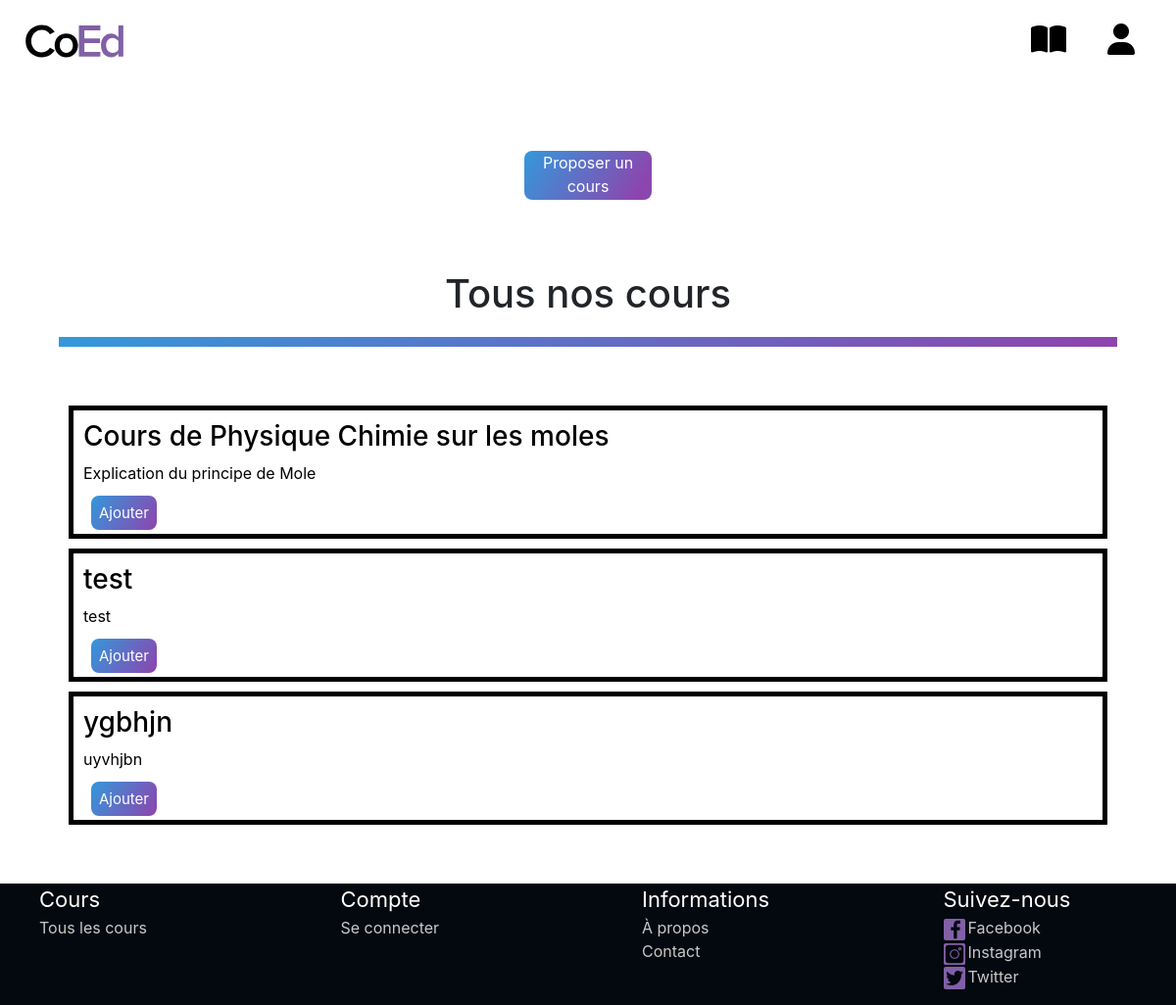
Page /index.php?page=cours on the earlier database version.
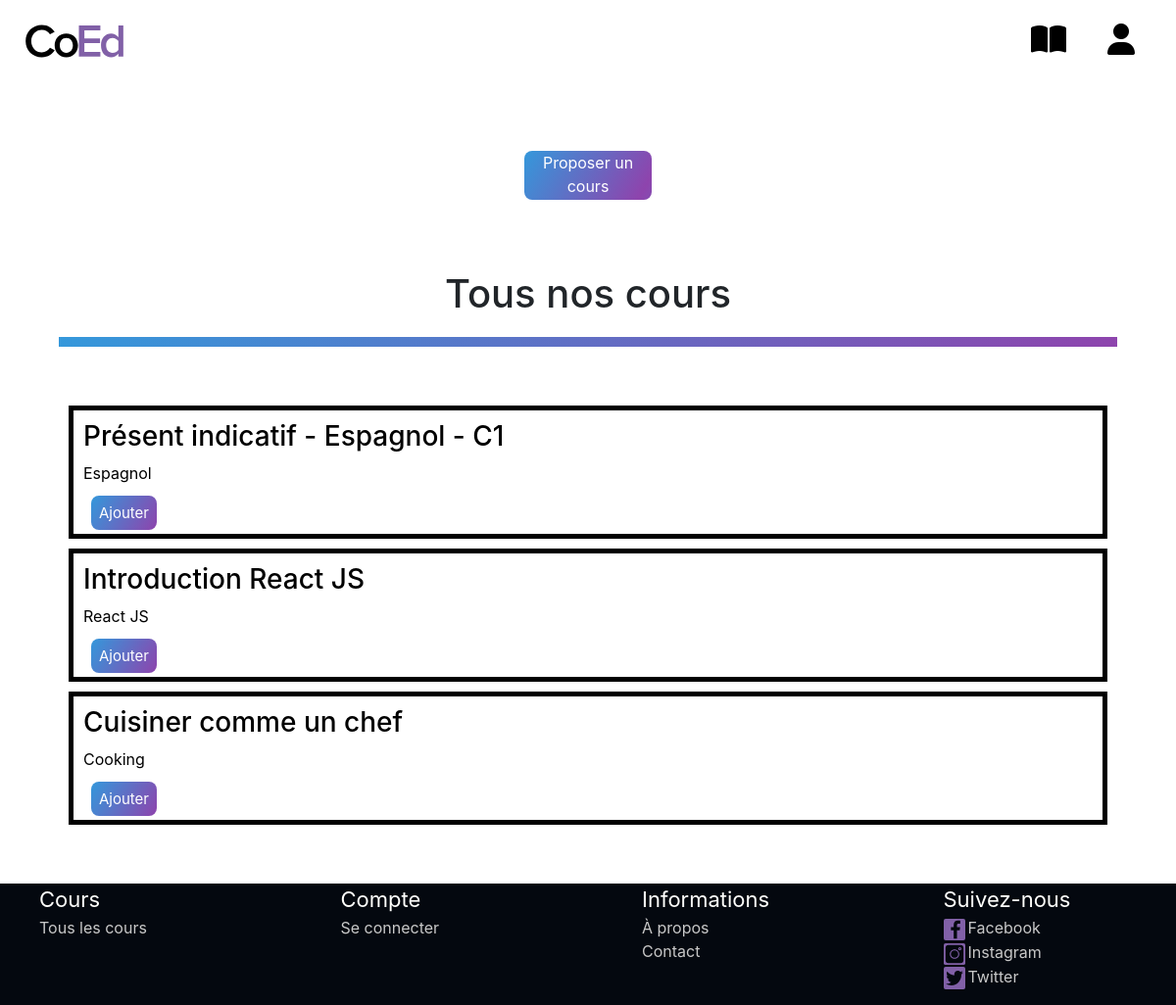
Same page on the later database version.
### tables this page shows
CREATE TABLE `courses` (
  `courseid` int(255) NOT NULL,
  `subject` varchar(100) NOT NULL,
  `title` varchar(1000) NOT NULL,
  `content` varchar(2000) NOT NULL,
  `url` varchar(2000) NOT NULL,
  `valide` varchar(10) DEFAULT NULL
);

### controller/courseController.php (called while the page is built, shortened)
<?php
include_once './models/Bdd.php';
function getAllCourses(){
    $Bdd = new Bdd();
    $courses = $Bdd->getCourses();
    return $courses;
}

### models/Bdd.php (called while the page is built, shortened)
<?php
class Bdd
{
    private $connexion;
    public function __construct()
    {
        try {
            $this->connexion = new PDO('mysql:host=localhost;dbname=webpjt;charset=utf8', 'root', 'root');
        } catch (PDOException $Exception) {
            echo "Erreur de connexion à la base de donnée";
            exit;
        }
    }
    public function getCourses()
    {
        $sql = 'SELECT * FROM courses';
        $var = $this->connexion->prepare(($sql));
        $var->execute();
        $courses = $var->fetchAll(PDO::FETCH_ASSOC);
        return $courses;
    }
}

### views/cours.php (the view, shortened to what this page needs)
<!DOCTYPE html>
<html lang="en">
<head>
    <link rel="stylesheet" href="./styles/stylecours.css">
</head>
<body>
    <div class="tous">
        <br><br><br>
        <?php
        if (isset($_SESSION['type']) && ($_SESSION['type'] == "admin" || $_SESSION['type'] == "user")) {
            echo "<a href=\"index.php?page=proposercours\" class=\"logbtn\">Proposer un cours</a>";
        } else {
            echo "<a href=\"index.php?page=login\" class=\"logbtn\">Proposer un cours</a>";
        }
        ?>
        <br><br><br>
        <h1>Tous nos cours</h1>
        <div class="separation"></div>
        <?php
        include_once './controller/courseController.php';
        $courses = getAllCourses();
        if ($courses != null) {
            echo "<div class=\"allcourses\">";
            foreach ($courses as $course) {
                if ($course['valide'] == 'oui') {
                    echo "<a href=\"index.php?page=coursdisplay&id=" . $course['courseid'] . "\">
                <div class=\"course\">
                    <h3>" . $course['title'] . "</h3>
                    <p>" . $course['subject'] . "</p>
                    <a class=\"add\" href=\"index.php?page=addcourseaccount&id=" . $course['courseid'] . "\" title=\"Ajouter à mes cours\">Ajouter</a>
                </div>
            </a>";
                }
            }
            echo "</div>";
        } else {
            echo "désole vous n'avez pas de cours dans votre BDD";
        }
        ?>
    </div>
</body>
</html>

### models/header.php (shortened to what this page needs)
<!DOCTYPE html>
<html lang="en">
<head>
    <link rel="stylesheet" href="https://stackpath.bootstrapcdn.com/bootstrap/4.4.1/css/bootstrap.min.css">
    <link rel="stylesheet" href="./styles/stylenavbar.css">
    <link rel="stylesheet" href="./styles/stylefooter.css">
    <link rel="stylesheet" href="./styles/styleloader.css">
</head>
<body>
</body>
</html>

### models/loader.php (shortened to what this page needs)
<!DOCTYPE html>
<html lang="en">
<head>
</head>
<body>
</body>
</html>

### models/navbar.php (shortened to what this page needs)
<!DOCTYPE html>
<html lang="en">
<head>
    <link rel="stylesheet" href="https://cdnjs.cloudflare.com/ajax/libs/font-awesome/4.7.0/css/font-awesome.min.css">
</head>
<body>
        <nav class="navbar">
            <a href="index.php" class="brand-title"><img height="35" witdh="11.7" src="./images/logo/logo.svg"></a>
            <div class="navbar-links">
                <ul>
                    <li><a href="index.php?page=cours" title="Cours"><i class="fas fa-book-open fa-2x"></i></a></li>
                    <?php if (isset($_SESSION['type']) && ($_SESSION['type'] == "admin" || $_SESSION['type'] == "user")) {
                        echo "<li><a href=\"index.php?page=logout\" title=\"Se déconnecter\"><i class=\"fas fa-sign-out-alt fa-2x\"></i></a></li>";
                        echo "<li><a href=\"index.php?page=login\" title=\"Mon compte\"><i class=\"fas fa-user fa-2x\"></i></a></li>";
                    } else {
                        echo "<li><a href=\"index.php?page=login\" title=\"Se connecter\"><i class=\"fas fa-user fa-2x\"></i></a></li>";
                    } ?>
                </ul>
            </div>
        </nav>
</body>
</html>

### index.php (shortened to what this page needs)
<?php
include_once './models/header.php';
include_once './models/loader.php';
include_once './models/navbar.php';
if (isset($_GET['page'])) {
    switch ($_GET['page']) {
        case 'cours':
            include_once "./views/cours.php";
            break;
    }
} else {
    include_once "./views/accueil.php";
}
include_once "./models/footer.php";

### models/footer.php
<!DOCTYPE html>
<html>
    <head>
    </head>
    <body>
    <footer>
<div class="row">
    <div class="col-sm-6 col-lg-3">
        <ul>
            <li id="first">Cours</li>
            <li><a href="index.php?page=cours">Tous les cours</a></li>
        </ul>
    </div>
    <div class="col-sm-6 col-lg-3">
        <ul>
            <li id="first">Compte</li>
            <?php if (isset($_SESSION['type']) && ($_SESSION['type'] == "admin" || $_SESSION['type'] == "user")) {
                        echo "<li><a href=\"index.php?page=proposercours\">Proposer un cours</a></li>";
                        echo "<li><a href=\"index.php?page=login\">Mes informations</a></li>";
                        echo "<li><a href=\"index.php?page=logout\">Se déconnecter</a></li>";
                    } else {
                        echo "<li><a href=\"index.php?page=login\">Se connecter</a></li>";
                    } ?>
        </ul>
    </div>
    <div class="col-sm-6 col-lg-3">
        <ul>
            <li id="first">Informations</li>
            <li><a href="index.php?page=informations">À propos</a></li>
            <li><a href="index.php?page=informations">Contact</a></li>
        </ul>
    </div>
    <div class="col-sm-6 col-lg-3">
        <ul>
            <li id="first">Suivez-nous</li>
            <li><a href="https://www.jeremydain.live" target = "_blank"><img src="./images/logo/logo_facebook_purple.svg">Facebook</a></li>
            <li><a href="https://www.instagram.com/fatmax_creations/" target = "_blank"><img src="./images/logo/logo_instagram_purple.svg">Instagram</a></li>
            <li><a href="https://www.youtube.com/watch?v=dQw4w9WgXcQ" target = "_blank"><img src="./images/logo/logo_twitter_purple.svg">Twitter</a></li>
        </ul>
    </div>
</div>
</footer>
    </body>
</html>

### styles/stylenavbar.css (style rules this page uses)
:root { --purple_web: #8160a7; --black_web: #04080f; --white_web: #fffffc; --grey_web: #c8c8c8; }
* { box-sizing: border-box; }
body { margin: 0; padding: 0; }
.navbar { display: flex; justify-content: space-between; align-items: center; background-color: transparent; color: black; position: relative; z-index: 1; }
.brand-title { margin: .5rem; text-decoration: none; }
.navbar-links ul { margin: 0; padding: 0; display: flex; }
.navbar-links li { list-style: none; }
.navbar-links li a { text-decoration: none; color: black; padding: 1rem; display: block; margin-right: 10px; }

### styles/stylefooter.css (style rules this page uses)
footer { background-color: var(--black_web); color: var(--white_web); overflow: hidden; }
footer div div ul li { list-style-type: none; }
footer div div ul li a { color: var(--grey_web); font-size: 1em; }
footer div div ul li a img { width: 25px; padding-right: 1%; }
#first { font-size: 22px; color: var(--white_web); }

### styles/stylecours.css (style rules this page uses)
body h1 { text-align: center; }
.tous { position: relative; min-height: 85vh; }
.logbtn { display: block; text-align: center; width: 130px; height: 50px; border: none; background: linear-gradient(120deg, #3498DB, #8E44AD, #3498DB); background-size: 200%; color: #fff; outline: none; cursor: pointer; transition: 0s; border-radius: 8px; position: relative; left: 50%; transform: translate(-65px, 0px); }
div.separation { height: 10px; background-image: linear-gradient(120deg, #3498db, #8e44AD); margin-left: 5%; margin-right: 5%; margin-top: 20px; }
.allcourses { margin: 5%; }
.allcourses a { text-decoration: none; color: black; }
.course { border: solid 5px black; padding: 10px; margin: 10px; }
a.add { background: linear-gradient(120deg, #3498DB, #8E44AD); color: #fff; padding: 8px; margin: 8px; text-decoration: none; font-size: 15px; border-radius: 8px; text-align: right !important; }

Differences in the rows shown:
removed courses: title "Cours de Physique Chimie sur les moles", subject "Explication du principe de Mole"
removed courses: title "test", subject "test"
removed courses: title "ygbhjn", subject "uyvhjbn"
added courses: title "Présent indicatif - Espagnol - C1", subject "Espagnol"
added courses: title "Introduction React JS", subject "React JS"
added courses: title "Cuisiner comme un chef", subject "Cooking"
